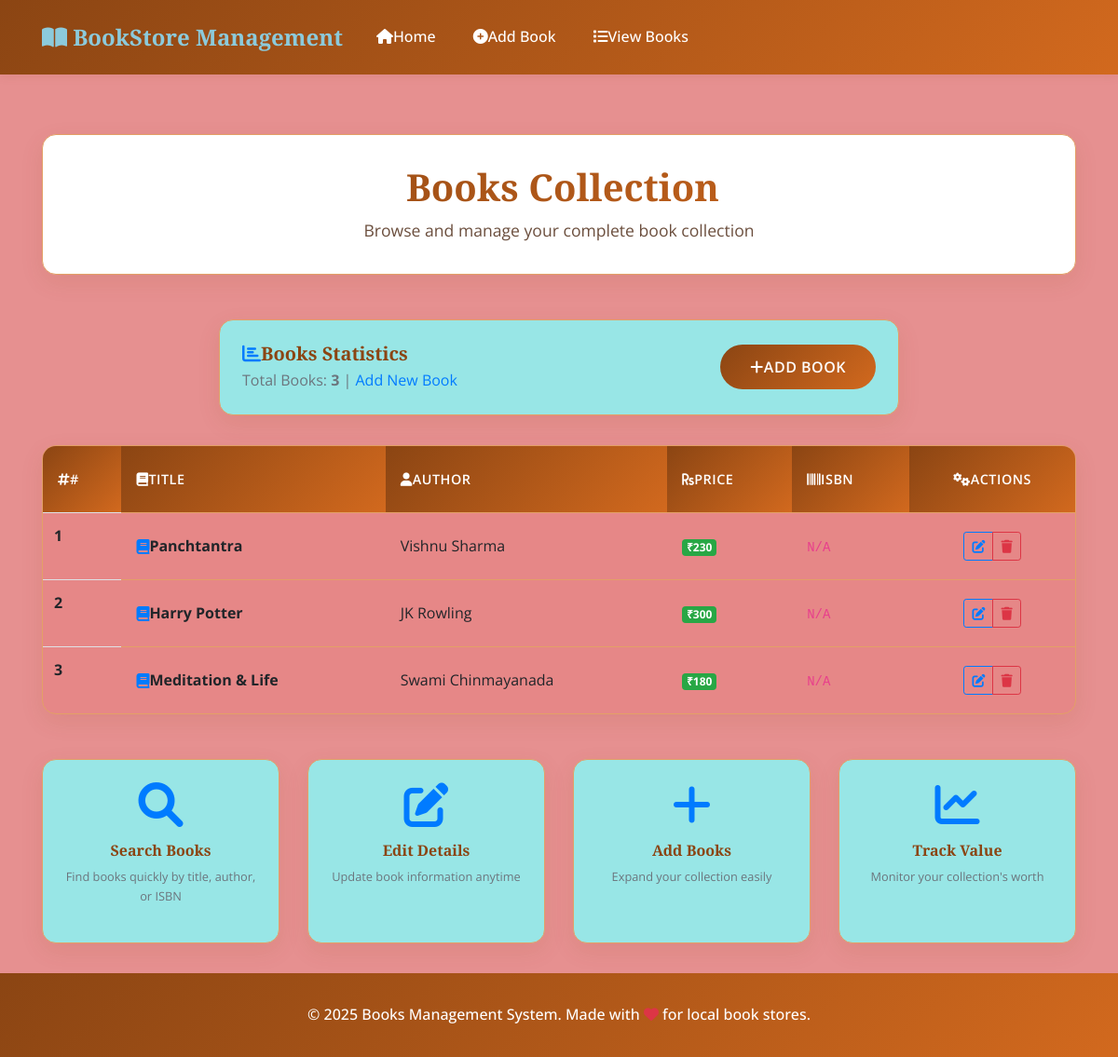
Page /view-book/ on the committed database.
### bmapp/models.py (models this page shows, shortened)
class Book(models.Model):
    title=models.CharField(max_length=50)
    author=models.CharField(max_length=100, default='Unknown')
    price=models.IntegerField()

### bmapp/views.py (the view)
# urls.py: path("view-book/",helloView),
def helloView(request):
    books=Book.objects.all()
    return render(request,"viewbook.html",{"books":books})

### templates/viewbook.html (shortened to what this page needs)
{% extends 'base.html' %}
{% load static %}
{% block content %}
<div class="fade-in">
    <div class="page-header">
        <h1>Books Collection</h1>
        <p>Browse and manage your complete book collection</p>
    </div>
    <div class="row mb-4">
        <div class="col-lg-8 mx-auto">
            <div class="custom-card p-4">
                <div class="row align-items-center">
                    <div class="col-md-8">
                        <h5 class="mb-1">
                            <i class="fas fa-chart-bar me-2 text-primary"></i>Books Statistics
                        </h5>
                        <p class="text-muted mb-0">Total Books: <strong>{{books|length}}</strong> |
                        <a href="/add-book" class="text-primary">Add New Book</a></p>
                    </div>
                    <div class="col-md-4 text-right">
                        <a href="/add-book" class="btn btn-primary">
                            <i class="fas fa-plus me-2"></i>Add Book
                        </a>
                    </div>
                </div>
            </div>
        </div>
    </div>
    {% if books %}
    <div class="table-container slide-in">
        <div class="table-responsive">
            <table class="table table-hover">
                <thead>
                    <tr>
                        <th scope="col">
                            <i class="fas fa-hashtag me-2"></i>#
                        </th>
                        <th scope="col">
                            <i class="fas fa-book me-2"></i>Title
                        </th>
                        <th scope="col">
                            <i class="fas fa-user me-2"></i>Author
                        </th>
                        <th scope="col">
                            <i class="fas fa-rupee-sign me-2"></i>Price
                        </th>
                        <th scope="col">
                            <i class="fas fa-barcode me-2"></i>ISBN
                        </th>
                        <th scope="col" class="text-center">
                            <i class="fas fa-cogs me-2"></i>Actions
                        </th>
                    </tr>
                </thead>
                <tbody>
                    {% for book in books %}
                    <tr>
                        <th scope="row">{{forloop.counter}}</th>
                        <td>
                            <div class="d-flex align-items-center">
                                <i class="fas fa-book text-primary me-2"></i>
                                <strong>{{book.title}}</strong>
                            </div>
                        </td>
                        <td>{{book.author|default:"Not Specified"}}</td>
                        <td>
                            <span class="badge badge-success">₹{{book.price}}</span>
                        </td>
                        <td>
                            <code>{{book.isbn|default:"N/A"}}</code>
                        </td>
                        <td class="text-center">
                            <div class="btn-group" role="group">
                                <a href="/edit-book?bookid={{book.id}}" class="btn btn-outline-primary btn-sm" title="Edit Book">
                                    <i class="fas fa-edit"></i>
                                </a>
                                <a href="/delete-book?bookid={{book.id}}" class="btn btn-outline-danger btn-sm" title="Delete Book" onclick="return confirm('Are you sure you want to delete this book?')">
                                    <i class="fas fa-trash"></i>
                                </a>
                            </div>
                        </td>
                    </tr>
                    {% endfor %}
                </tbody>
            </table>
        </div>
    </div>
    {% endif %}
    <div class="row mt-5">
        <div class="col-md-3">
            <div class="custom-card text-center p-4 h-100">
                <i class="fas fa-search fa-3x text-primary mb-3"></i>
                <h6>Search Books</h6>
                <p class="text-muted small">Find books quickly by title, author, or ISBN</p>
            </div>
        </div>
        <div class="col-md-3">
            <div class="custom-card text-center p-4 h-100">
                <i class="fas fa-edit fa-3x text-primary mb-3"></i>
                <h6>Edit Details</h6>
                <p class="text-muted small">Update book information anytime</p>
            </div>
        </div>
        <div class="col-md-3">
            <div class="custom-card text-center p-4 h-100">
                <i class="fas fa-plus fa-3x text-primary mb-3"></i>
                <h6>Add Books</h6>
                <p class="text-muted small">Expand your collection easily</p>
            </div>
        </div>
        <div class="col-md-3">
            <div class="custom-card text-center p-4 h-100">
                <i class="fas fa-chart-line fa-3x text-primary mb-3"></i>
                <h6>Track Value</h6>
                <p class="text-muted small">Monitor your collection's worth</p>
            </div>
        </div>
    </div>
</div>
{% endblock %}

### templates/base.html (shortened to what this page needs)
{% load static %}
<!doctype html>
<html lang="en">
<head>
    <link rel="stylesheet" href="https://cdn.jsdelivr.net/npm/bootstrap@4.3.1/dist/css/bootstrap.min.css">
    <link rel="stylesheet" href="https://cdnjs.cloudflare.com/ajax/libs/font-awesome/6.0.0/css/all.min.css">
    <link rel="stylesheet" href="{% static 'css/library-theme.css' %}">
</head>
<body>
    <nav class="navbar navbar-expand-lg navbar-light custom-navbar">
        <div class="container">
            <a class="navbar-brand" href="/">
                <i class="fas fa-book-open me-2"></i>
                <span class="brand-text">BookStore Management</span>
            </a>
            <div class="collapse navbar-collapse" id="navbarText">
                <ul class="navbar-nav mr-auto">
                    <li class="nav-item">
                        <a class="nav-link" href="/">
                            <i class="fas fa-home me-1"></i>Home
                        </a>
                    </li>
                    <li class="nav-item">
                        <a class="nav-link" href="/add-book">
                            <i class="fas fa-plus-circle me-1"></i>Add Book
                        </a>
                    </li>
                    <li class="nav-item">
                        <a class="nav-link" href="/view-book">
                            <i class="fas fa-list me-1"></i>View Books
                        </a>
                    </li>
                </ul>
            </div>
        </div>
    </nav>
    <main class="main-content">
        <div class="container">
            {% block content %}{% endblock %}
        </div>
    </main>
    <footer class="custom-footer">
        <div class="container text-center">
            <p class="mb-0">&copy; 2025 Books Management System. Made with <i class="fas fa-heart text-danger"></i> for local book stores.</p>
        </div>
    </footer>
</body>
</html>

### static/css/library-theme.css (style rules this page uses)
:root { --primary-color: #8B4513; --secondary-color: #D2691E; --accent-color: #F4A460; --light-bg: rgb(230, 144, 144); --warm-white: #2c2a28; --text-dark: #2C1810; --text-light: #6B4E3D; --border-color: #e3a066; --shadow-light: rgba(139, 69, 19, 0.1); --shadow-medium: rgba(139, 69, 19, 0.2); --gradient-primary: linear-gradient(135deg, #8B4513 0%, #D2691E 100%); --gradient-light: linear-gradient(135deg, rgb(230, 144, 144) 0%, rgba(230, 144, 144, 0.85) 100%); }
body { font-family: 'Open Sans', sans-serif; background: var(--light-bg); color: var(--border-color); line-height: 1.6; min-height: 100vh; display: flex; flex-direction: column; }
h1, h2, h3, h4, h5, h6 { font-family: 'Playfair Display', serif; color: var(--primary-color); font-weight: 600; }
.brand-text { font-family: 'Playfair Display', serif; font-weight: 700; font-size: 1.5rem; }
.custom-navbar { background: var(--gradient-primary) !important; box-shadow: 0 2px 10px var(--shadow-light); padding: 1rem 0; }
.navbar-brand { color: rgb(140, 202, 219) !important; font-size: 1.5rem; font-weight: 700; text-decoration: none; transition: all 0.3s ease; }
.nav-link { color: white !important; font-weight: 500; padding: 0.5rem 1rem !important; border-radius: 25px; transition: all 0.3s ease; margin: 0 0.25rem; }
.main-content { flex: 1; padding: 2rem 0; background: var(--gradient-light); min-height: calc(100vh - 200px); }
.custom-card { background: rgb(152, 230, 230); border-radius: 15px; box-shadow: 0 8px 25px var(--shadow-light); border: 1px solid var(--border-color); transition: all 0.3s ease; overflow: hidden; }
.btn-primary { background: var(--gradient-primary); border: none; border-radius: 25px; padding: 0.75rem 2rem; font-weight: 600; font-size: 1rem; transition: all 0.3s ease; text-transform: uppercase; letter-spacing: 0.5px; }
.table-container { background: rgb(230, 135, 135); border-radius: 15px; box-shadow: 0 8px 25px var(--shadow-light); border: 1px solid var(--border-color); overflow: hidden; margin: 2rem 0; }
.table { margin-bottom: 0; }
.table thead th { background: var(--gradient-primary); color: white; border: none; padding: 1.5rem 1rem; font-weight: 600; text-transform: uppercase; letter-spacing: 0.5px; font-size: 0.9rem; }
.table tbody tr { transition: all 0.3s ease; }
.table tbody td { padding: 1.25rem 1rem; border-color: var(--border-color); vertical-align: middle; }
.page-header { text-align: center; margin: 2rem 0 3rem 0; padding: 2rem 0; background: white; border-radius: 15px; box-shadow: 0 8px 25px var(--shadow-light); border: 1px solid var(--border-color); }
.page-header h1 { font-size: 2.5rem; margin-bottom: 0.5rem; background: var(--gradient-primary); -webkit-background-clip: text; -webkit-text-fill-color: transparent; background-clip: text; }
.page-header p { color: var(--text-light); font-size: 1.1rem; margin: 0; }
.custom-footer { background: var(--gradient-primary); color: white; padding: 2rem 0; margin-top: auto; }
.custom-footer p { margin: 0; font-weight: 500; }
.fade-in { animation: fadeIn 0.6s ease-in; }
.slide-in { animation: slideIn 0.8s ease-out; }

### rows in the picture
Book: title "Panchtantra", author "Vishnu Sharma", price "230", isbn "N/A"
Book: title "Harry Potter", author "JK Rowling", price "300", isbn "N/A"
Book: title "Meditation & Life", author "Swami Chinmayanada", price "180", isbn "N/A"

### other values in the picture
{{ books|length }} "3"
